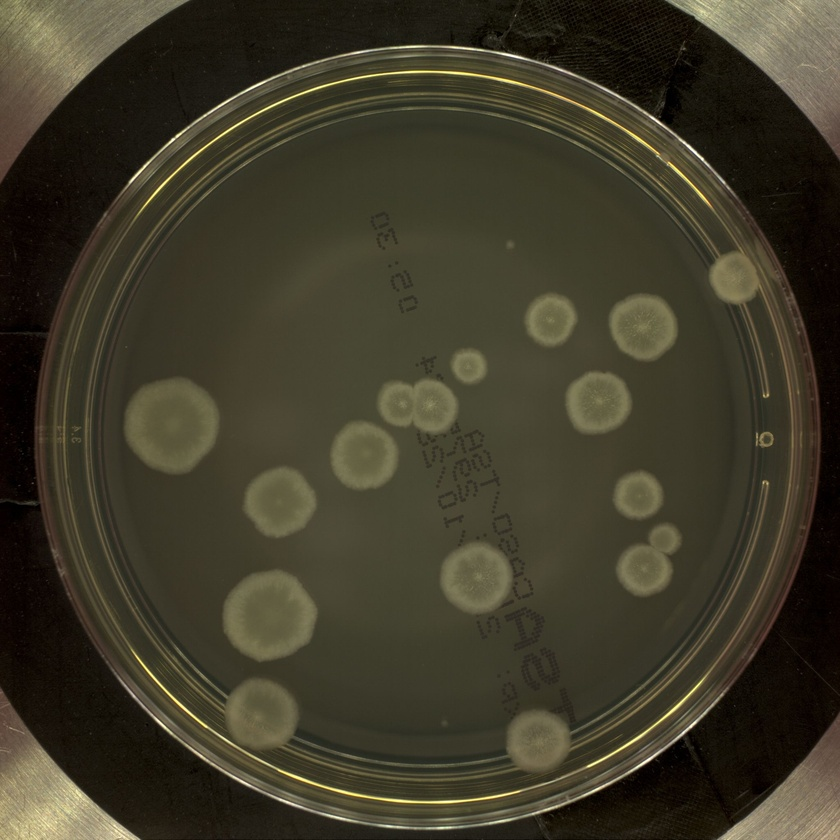
#> input picture Raw dataset/AGAR_representative/lower-resolution/13895.jpg, 840 x 840 px, shrunk from 2048 x 2048 before the run; its folder holds only this picture in this run
$ python -i crop_edges.py   (imports and definitions only)
#> lines starting #> are read from the running program, lines starting #| are printed output that depends on the picture; after the words box and inside, x2 and y2 are one past the last pixel; in counts of white or black regions, pixels touching at a corner belong together
from PIL import Image, ImageEnhance, ImageFilter, ImageDraw, ImageOps
import scipy.ndimage as ndi
import numpy as np
import matplotlib.pyplot as plt

def remove_edges(path):
    img = Image.open(path)
#> img is the input picture: PIL image 840x840 RGB; mean R, G, B 63.1, 58.6, 41.6
    img = img.convert("L")#turns the image into greyscale
#> img: PIL image 840x840 L
    enhancer = ImageEnhance.Contrast(img)   #Enhances contrast
    img = enhancer.enhance(1.75)            #
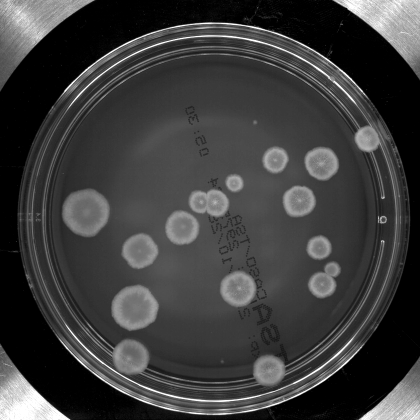
#> img: PIL image 840x840 L (shown at 1/2 size); min 0, max 255, mean 61.1
    img = img.filter(ImageFilter.FIND_EDGES)    #Finds the edges to only take relevant stuff into account
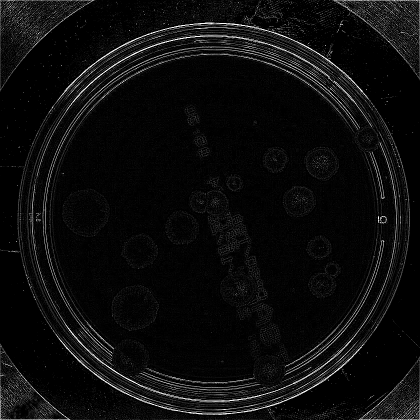
#> img: PIL image 840x840 L (shown at 1/2 size); min 0, max 255, mean 12.7
    cx, cy = ndi.center_of_mass(np.array(img)) #Finds the center of mass of the edges
#> cx = 408.7; cy = 429.8

    #Creates an eliptical mask supposed to englobe the petri dish and remove everything outside centered around the center of mass
    dist_to_side = min(cx, cy, img.size[0]-cx, img.size[1]-cy)
#> dist_to_side = 408.7
    for x in range(5):

        boundingBox = [0, 0, 0, 0]
        print(dist_to_side)
        boundingBox[0] = round(cx-dist_to_side)
        boundingBox[1] = round(cy-dist_to_side)
        boundingBox[2] = round(cx+dist_to_side)
        boundingBox[3] = round(cy+dist_to_side)
        print(boundingBox)

        mask = Image.new('L', img.size, 0)
        draw = ImageDraw.Draw(mask)
        draw.ellipse(boundingBox, fill=255)

        im2 = Image.new('L', img.size)
        new_image = Image.composite(img, im2, mask)

        if np.sum(np.array(new_image))/np.sum(np.array(img)) < 0.6:
            dist_to_side += 0.1*(min(cx, cy, img.size[0]-cx, img.size[1]-cy) - dist_to_side)
        elif 0.7 < np.sum(np.array(new_image))/np.sum(np.array(img)):
            dist_to_side*=0.9
        else:
            break
#> this loop made 5 passes
#> dist_to_side on passes 1 to 5: 367.8, 371.9, 375.6, 378.9, 381.9
#> (printed output is left out)
#> pass 1, in remove_edges, `new_image = Image.composite(img, im2, mask)`:
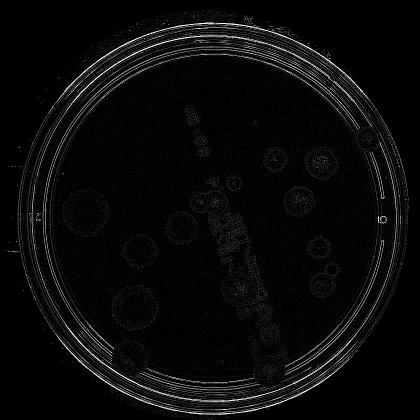
#> new_image: PIL image 840x840 L (shown at 1/2 size); min 0, max 255, mean 9.7
#> pass 2, in remove_edges, `new_image = Image.composite(img, im2, mask)`:
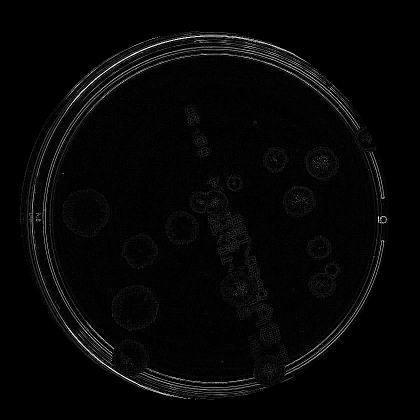
#> new_image: PIL image 840x840 L (shown at 1/2 size); min 0, max 255, mean 6.2
#> after the loop:
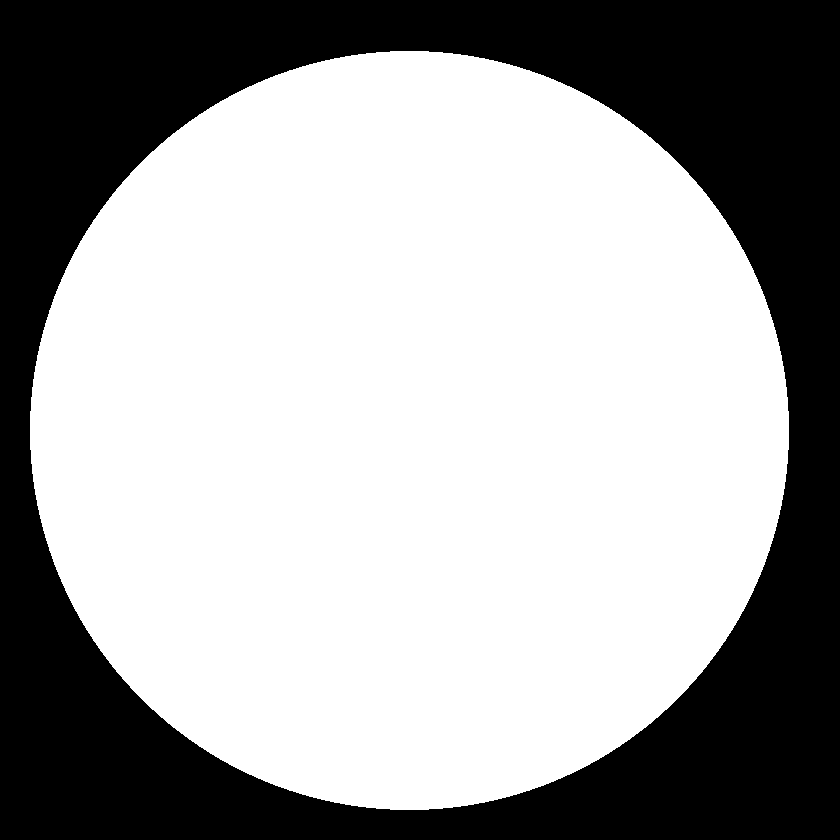
#> mask: PIL image 840x840 L; 64.1% white; 1 black region, box (x1, y1, x2, y2) and area: (0, 0, 840, 840) 253251
#> after the loop, dist_to_side = 381.9

    im2 = Image.new('RGB', img.size)
#> im2: PIL image 840x840 RGB; every value is 0

    output = Image.composite(Image.open(path), im2, mask)
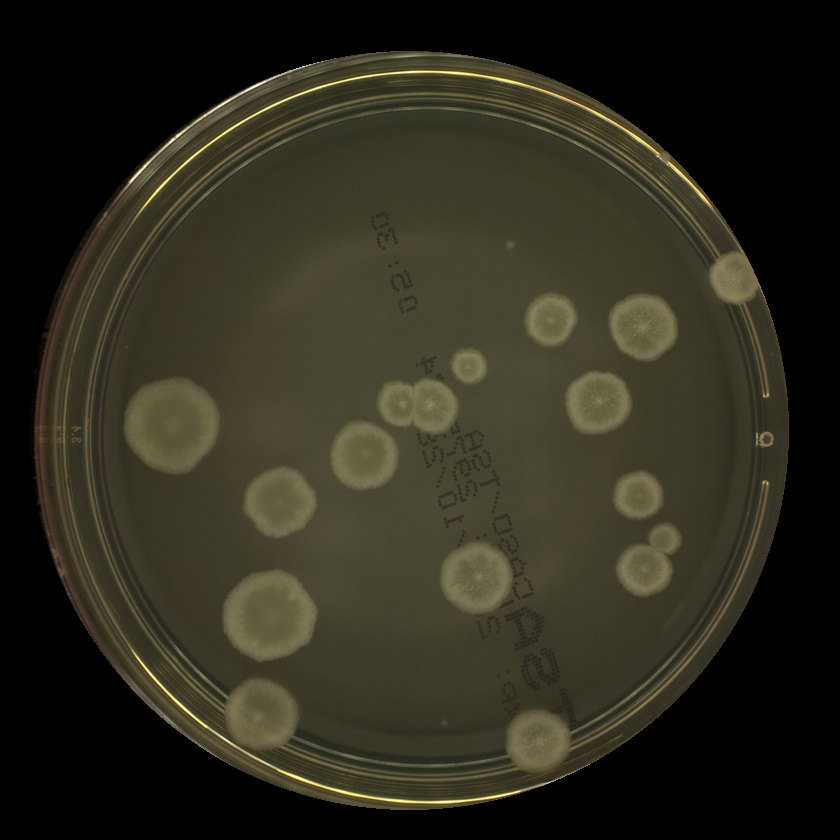
#> output: PIL image 840x840 RGB; mean R, G, B 45.1, 43, 30.3

    return output

>>> result = remove_edges('Raw dataset/AGAR_representative/lower-resolution/13895.jpg')

$ run again, on Raw dataset/AGAR_representative/lower-resolution/13938.jpg
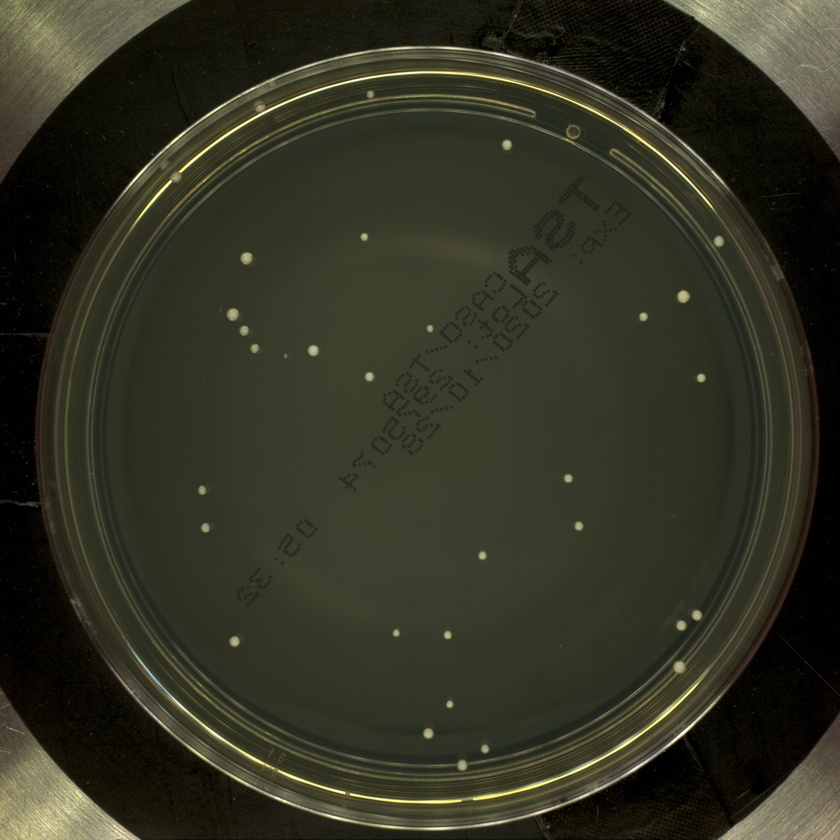
#> input picture Raw dataset/AGAR_representative/lower-resolution/13938.jpg, 840 x 840 px, shrunk from 2048 x 2048 before the run
#> in remove_edges, img is the input picture: PIL image 840x840 RGB; mean R, G, B 49.7, 50.3, 35.5
#> cx = 405.7; cy = 427.3
#> in remove_edges, `dist_to_side = min(cx, cy, img.size[0]-cx, img.size[1]-cy)`: dist_to_side = 405.7
#> the loop in remove_edges, `for x in range(5): ` made 5 passes
#> dist_to_side on passes 1 to 5: 365.1, 369.2, 372.8, 376.1, 379
#> (printed output is left out)
#> after the loop in remove_edges, `for x in range(5):`:
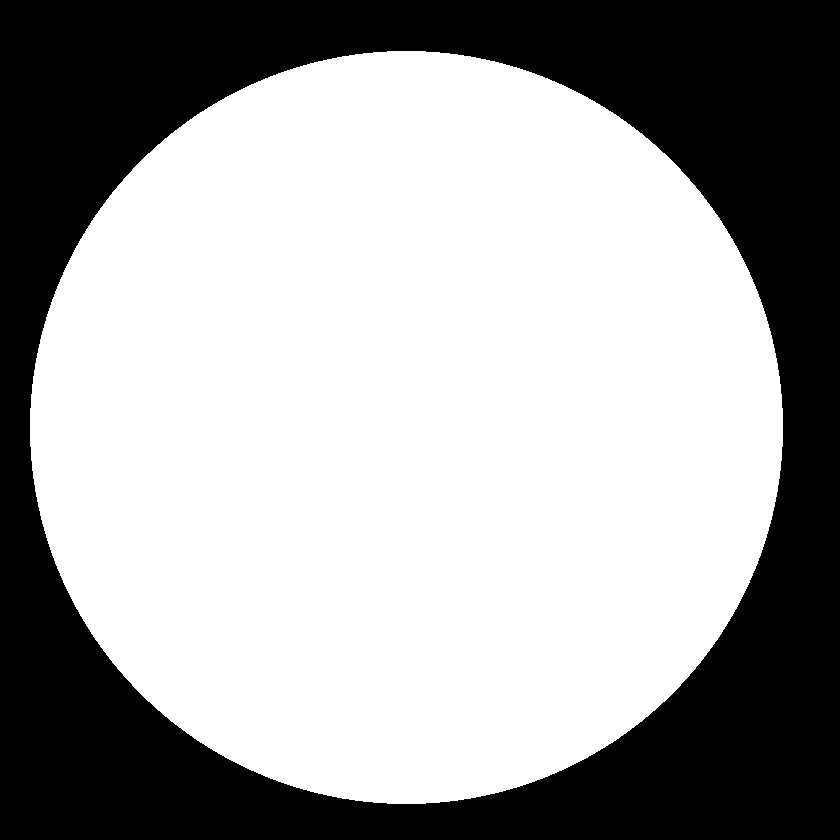
#> mask: PIL image 840x840 L; 63.1% white; 1 black region, box (x1, y1, x2, y2) and area: (0, 0, 840, 840) 260383
#> after the loop in remove_edges, `for x in range(5):`: dist_to_side = 379
#> im2: PIL image 840x840 RGB; every value is 0
#> in remove_edges, `output = Image.composite(Image.open(path), im2, mask)`:
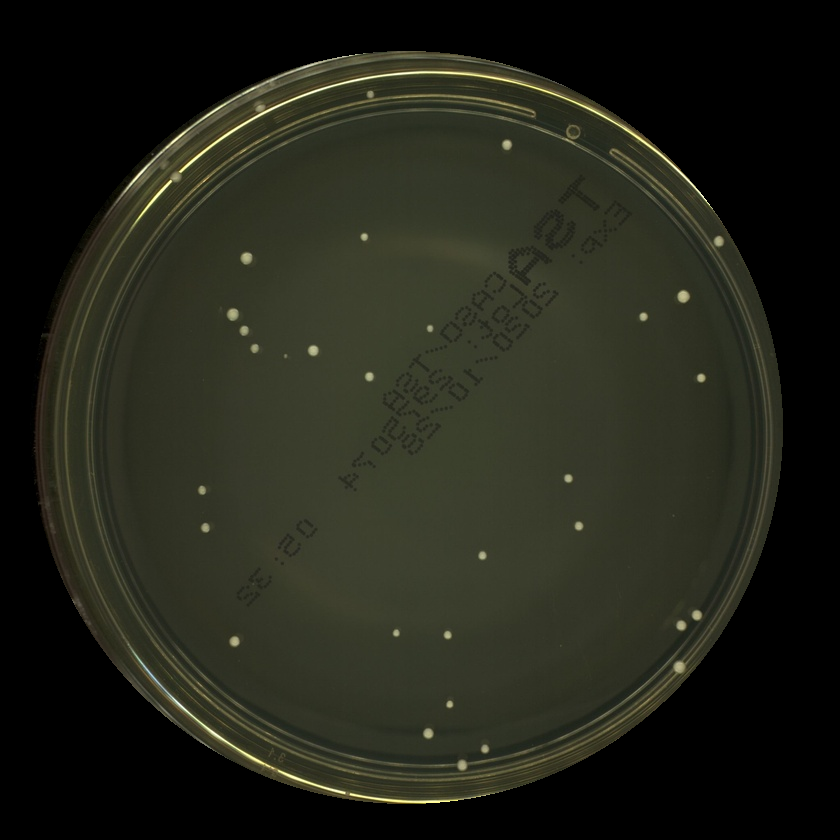
#> output: PIL image 840x840 RGB; mean R, G, B 34.5, 35.8, 25.3

$ run again, on Raw dataset/AGAR_representative/lower-resolution/14130.jpg
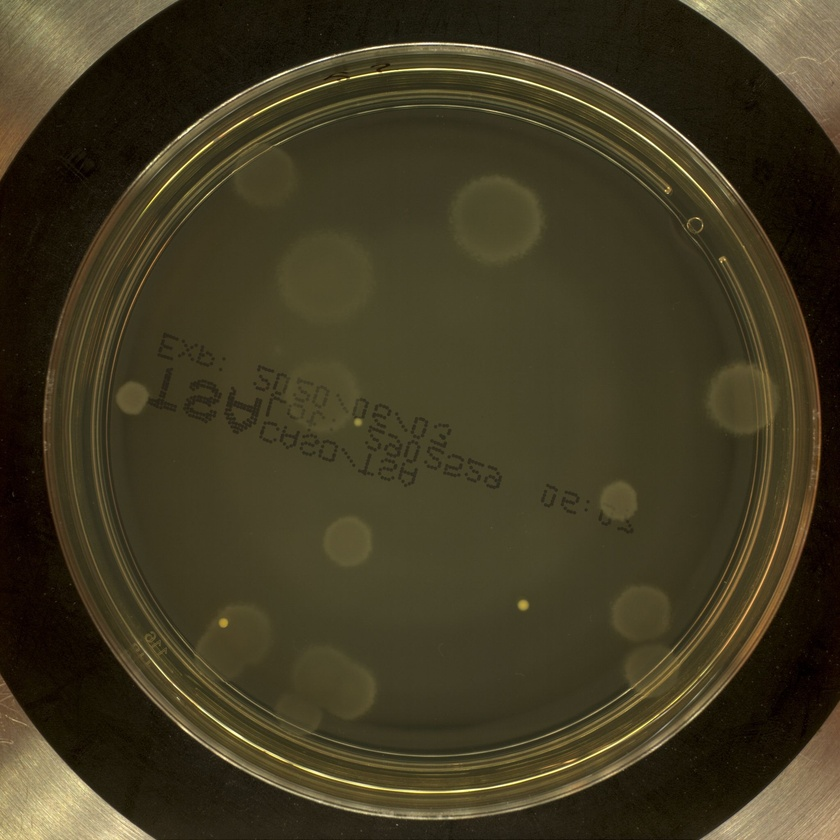
#> input picture Raw dataset/AGAR_representative/lower-resolution/14130.jpg, 840 x 840 px, shrunk from 2048 x 2048 before the run
#> in remove_edges, img is the input picture: PIL image 840x840 RGB; mean R, G, B 64.8, 57.4, 34.4
#> cx = 417; cy = 432.3
#> in remove_edges, `dist_to_side = min(cx, cy, img.size[0]-cx, img.size[1]-cy)`: dist_to_side = 407.7
#> the loop in remove_edges, `for x in range(5): ` made 5 passes
#> dist_to_side on passes 1 to 4: 366.9, 371, 374.7, 378
#> (printed output is left out)
#> after the loop in remove_edges, `for x in range(5):`:
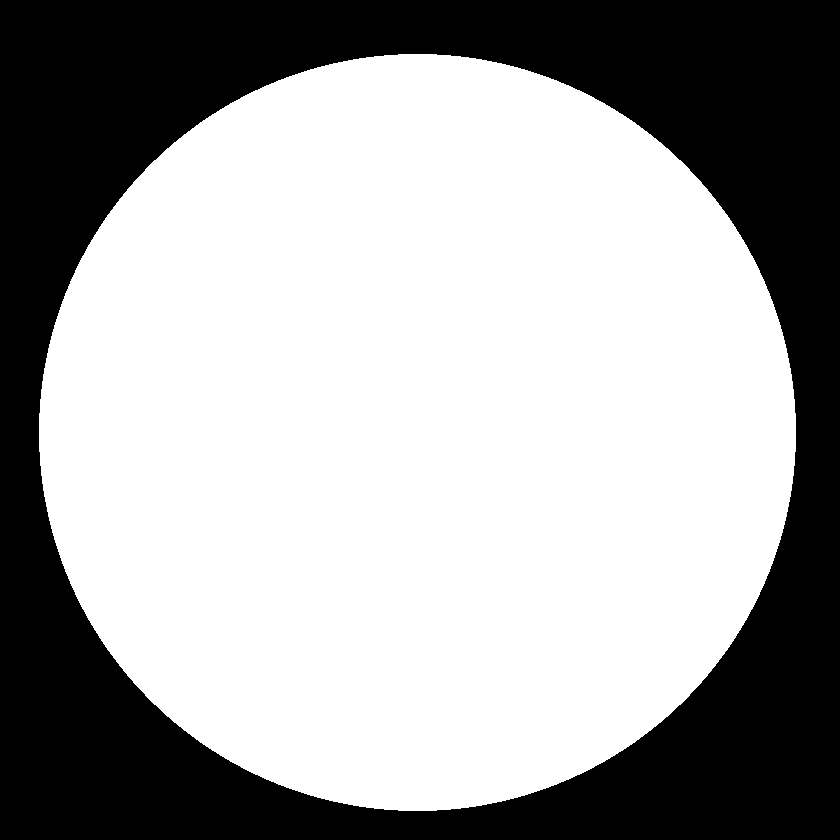
#> mask: PIL image 840x840 L; 63.8% white; 1 black region, box (x1, y1, x2, y2) and area: (0, 0, 840, 840) 255619
#> after the loop in remove_edges, `for x in range(5):`: dist_to_side = 378
#> im2: PIL image 840x840 RGB; every value is 0
#> in remove_edges, `output = Image.composite(Image.open(path), im2, mask)`:
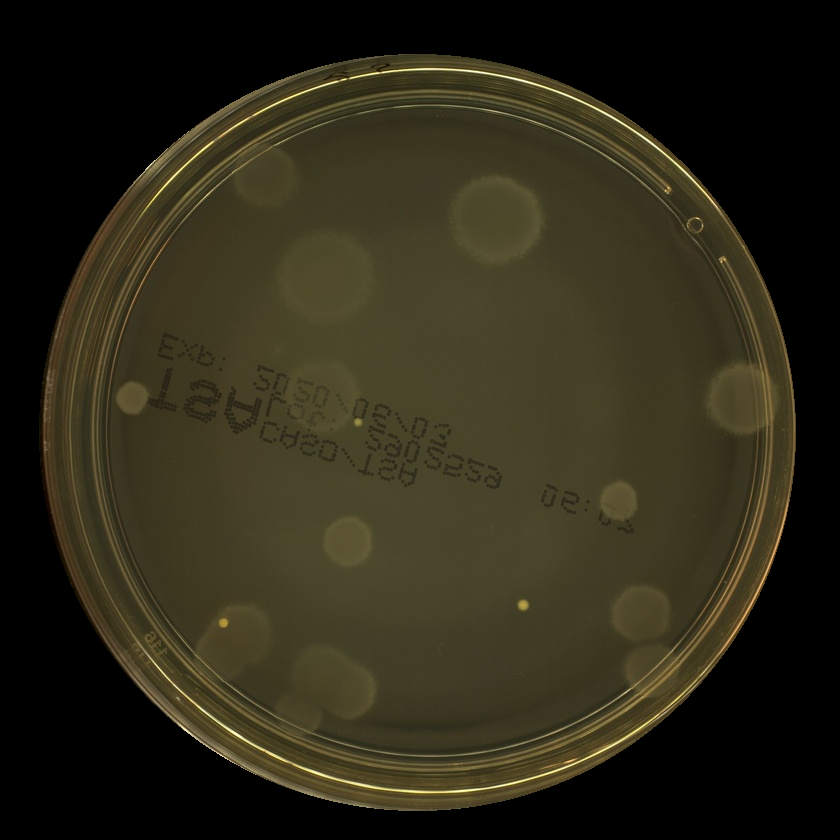
#> output: PIL image 840x840 RGB; mean R, G, B 44.9, 40.9, 24.2
